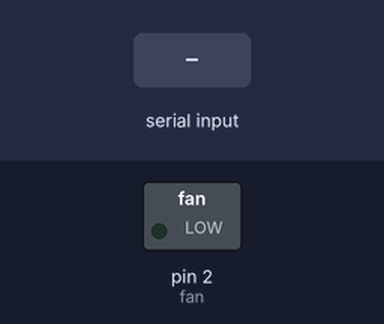
Simulated run of this sketch. Board: Arduino Uno, built with avr-gcc and run on an emulated ATmega328P. On the bench: switched loads named in the sketch (green lamp = pin HIGH). The inputs (shaded band) are chosen by the test bench.

Above: at 1.2 s.
1.3 s: "ON\n" received over Serial
At 3.1 s:
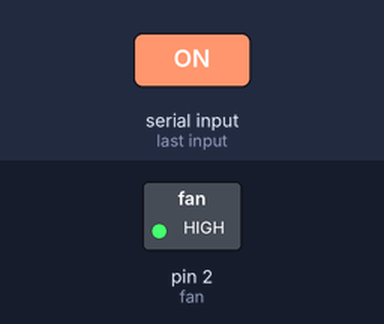
3.5 s: "OFF\n" received over Serial
At 4.6 s:
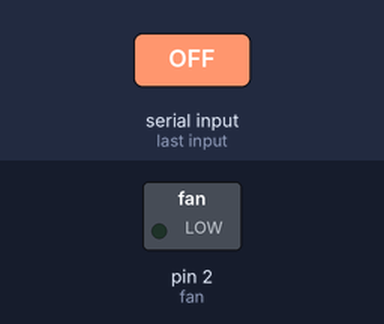
Timing chart, 0 to 6.5 s (numbered marks = the images above; inputs shaded):
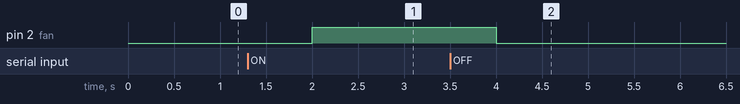

Measured:
- after the input at 1.3 s, pin 2 (fan): LOW → HIGH after 0.70 s
- after the input at 3.5 s, pin 2 (fan): HIGH → LOW after 0.50 s

The sketch:

fan.ino
```cpp
#define fan 2
String command;

void setup()
{
  Serial.begin(9600);
  pinMode(fan, OUTPUT);
}

void loop()
{
  if(Serial.available()){

   command = Serial.readStringUntil('\n');
   command.trim();
   if(command.equals("ON")){
    analogWrite(fan,255);
   }
   else if (command.equals("OFF")){
    analogWrite(fan,0);
   }
  }

   delay(1000);
}
```
